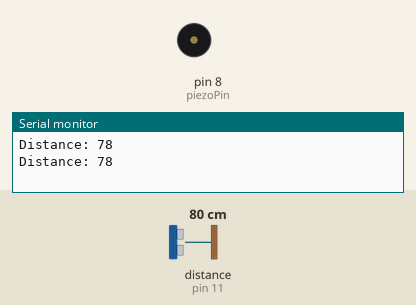
Recording of a sketch running on a simulated Arduino Uno, built with avr-gcc and run on an emulated ATmega328P. Parts: buzzer (waves = sounding), the last lines printed to the serial monitor. Wiring (inferred from the names in the program): ultrasonic range finder: trigger pin 12; echo pin 11. The inputs (shaded band) are chosen by the test bench; at power-on: distance to the obstacle (sensor on pin 11) 80 cm. The echo pulse lasts 58.3 µs per cm.

Above: at 4.8 s.
4.9 s: distance to the obstacle (sensor on pin 11) set to 23 cm
7.9 s: distance to the obstacle (sensor on pin 11) set to 18 cm
At 8.26 s:
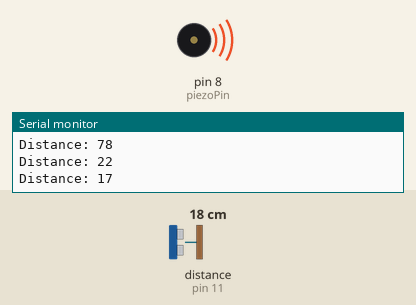
Timing chart, 0 to 20.3 s (numbered marks = the images above; inputs shaded):
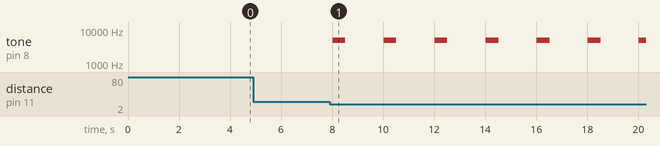

The sketch:

sketch_jun27a.ino
```cpp
// defines pins numbers
const int trigPin = 12;
const int echoPin = 11;
int led = 9;
int piezoPin = 8;
// defines variables
long duration;
int distance;
void setup() {
  pinMode(trigPin, OUTPUT); // Sets the trigPin as an Output
  pinMode(echoPin, INPUT); // Sets the echoPin as an Input
  Serial.begin(9600);
}
void loop() {
  // Clears the trigPin
  digitalWrite(trigPin, LOW);
  delay(2000);
  // Sets the trigPin on HIGH state for 10 micro seconds
  digitalWrite(trigPin, HIGH);
  delayMicroseconds(10);
  digitalWrite(trigPin, LOW);
  // Reads the echoPin, returns the sound wave travel time in microseconds
  duration = pulseIn(echoPin, HIGH);
  // Calculating the distance
  distance = (duration * 0.034) / 2; //Speed of sound in air  at  standard condition = 0.034cm/µs
  // Prints the distance on the Serial Monitor
  if(distance< 20){
    tone(piezoPin, 5000, 500);
    digitalWrite(led, HIGH);
  }
  else {
    digitalWrite(led, LOW);
  }
  Serial.print("Distance: ");
  Serial.println(distance);
}
```

Measured:
- the behaviour switches between 21 and 20 cm on distance to the obstacle (sensor on pin 11) (found by bisection; images 0 and 1)
- after the input at 7.9 s, tone on pin 8 (piezoPin): alternates 5000 Hz for 0.50 s and silent for 1.5 s, starting after 0.11 s
